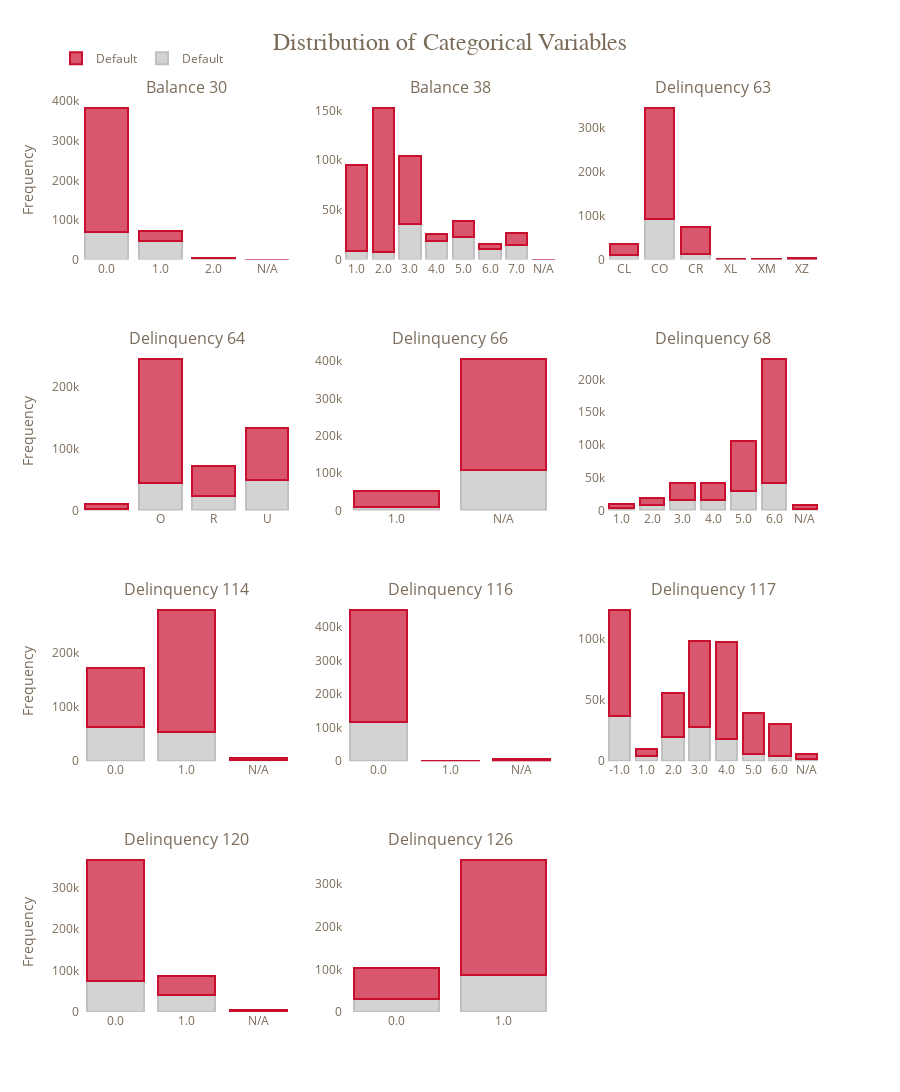

The cell this chart's notebook holds for it:
### Markdown cell above
According to the data description, there are eleven categorical features. We plot histograms for target=0 and target=1. For the features which have missing values, the missing values are represented by the rightmost bar of the histogram.

__Insight:__

Every feature has at most eight categories (including a nan category). One-hot encodings are feasible.
The distributions for target=0 and target=1 differ. This means that every feature might give some information about the target.

### Code cell
pal, color = ['#C8102E', '#C0C0C0'], ['#F2F0EB', '#C0C0C0']
rgb = ['rgba' + str(matplotlib.colors.to_rgba(i,0.7)) for i in pal]

# Creates a subplot grid with 4 rows and 3 columns. 
# The titles of the subplots are taken from the variable cat_cols, excluding its last element. 
fig = make_subplots(
    rows=4,
    cols=3,
    subplot_titles=cat_cols[:-1],
    vertical_spacing=0.1
)

row = 0
c = [1,2,3]*5
plot_df = train[cat_cols]

# Loop to Add Bars to Subplots
# This loop runs through each column in cat_cols
for i, col in enumerate(cat_cols[:-1]):
    if i % 3 == 0:
        row += 1
    
    plot_df[col] = plot_df[col].astype(object).fillna("N/A")
    
    # Grouping by category and target to get counts
    df = plot_df.groupby(col)['Target'].value_counts(dropna=False).rename('count').reset_index()
    
    # Getting total counts per category
    df_total = plot_df[col].value_counts().rename('total').reset_index()
    df_total.columns = [col, 'total']
    
    # Merging to get total counts alongside individual target counts
    df = df.merge(df_total, on=col)
    
    # Calculating percentage
    df['percentage'] = (df['count'] / df['total']) * 100

    all_categories =df[col].unique()
    for target in [1,0]:
        df_target = df[df['Target'] == target].set_index(col)['count'].reindex(all_categories).fillna(0).reset_index()
        df_percentage = df[df['Target'] == target].set_index(col)['percentage'].reindex(all_categories).fillna(0).reset_index()
        df_target[col] = df_target[col].values.astype(str)
        
        hover_text = [f'Value: {cat}<br>Freq: {count}<br>Percentage: {perc:.2f}%' for cat, count, perc in zip(df_target[col], df_target['count'],df_percentage['percentage'])]
    
        # Adds a bar for the target 1 (Default) and another for target 0 (Paid) to the subplots.
        fig.add_trace(
            go.Bar(
                x=df_target[col],
                y=df_target['count'],
                hovertext=hover_text,
                marker_color=rgb[target], 
                marker_line=dict(color=pal[target],width=2),
                name='Default',
                hoverinfo='text',
                showlegend=(True if i==0 else False)
            ),
            row=row, 
            col=c[i]
        )
    
    if i % 3 == 0:
        fig.update_yaxes(title='Frequency', row=row, col=c[i])

large_title_format = "<span style='font-size:24; font-family:Times New Roman'>Distribution of Categorical Variables</span>"
small_title_format = "<br><span style='font-size:14px; font-family:Helvetica'></b></span>"

title_format = {
    'text': large_title_format + small_title_format,
    'xanchor': 'center',  # anchor point
    'x': 0.5  # x-coordinate in fractional coordinates, 0.5 represents the center
}

fig.update_layout(
    legend=dict(orientation="h",yanchor="bottom",y=1.03,xanchor="right",x=0.2),
    barmode='stack',
    height=1500,
    width=900,
    title=title_format,
    font = dict(color = '#7b6b59'),
    plot_bgcolor='#fff'
)

fig.show()

### Figure 1 — Plotly figure (JSON) as saved in the notebook; plotly's stock layout.template omitted (floating-point values rounded to 4 significant figures)
{"data": [{"hoverinfo": "text", "hovertext": ["Value: 0.0<br>Freq: 68855<br>Percentage: 17.97%", "Value: 1.0<br>Freq: 47116<br>Percentage: 66.24%", "Value: 2.0<br>Freq: 2850<br>Percentage: 61.05%", "Value: N/A<br>Freq: 7<br>Percentage: 22.58%"], "marker": {"color": "rgba(0.7529411764705882, 0.7529411764705882, 0.7529411764705882, 0.7)", "line": {"color": "#C0C0C0", "width": 2}}, "name": "Default", "showlegend": true, "type": "bar", "x": ["0.0", "1.0", "2.0", "N/A"], "xaxis": "x", "y": [68855, 47116, 2850, 7], "yaxis": "y"}, {"hoverinfo": "text", "hovertext": ["Value: 0.0<br>Freq: 314232<br>Percentage: 82.03%", "Value: 1.0<br>Freq: 24011<br>Percentage: 33.76%", "Value: 2.0<br>Freq: 1818<br>Percentage: 38.95%", "Value: N/A<br>Freq: 24<br>Percentage: 77.42%"], "marker": {"color": "rgba(0.7843137254901961, 0.06274509803921569, 0.1803921568627451, 0.7)", "line": {"color": "#C8102E", "width": 2}}, "name": "Default", "showlegend": true, "type": "bar", "x": ["0.0", "1.0", "2.0", "N/A"], "xaxis": "x", "y": [314232, 24011, 1818, 24], "yaxis": "y"}, {"hoverinfo": "text", "hovertext": ["Value: 1.0<br>Freq: 8596<br>Percentage: 9.02%", "Value: 2.0<br>Freq: 7855<br>Percentage: 5.15%", "Value: 3.0<br>Freq: 36008<br>Percentage: 34.54%", "Value: 4.0<br>Freq: 18658<br>Percentage: 72.04%", "Value: 5.0<br>Freq: 22452<br>Percentage: 58.19%", "Value: 6.0<br>Freq: 10708<br>Percentage: 67.51%", "Value: 7.0<br>Freq: 14544<br>Percentage: 54.95%", "Value: N/A<br>Freq: 7<br>Percentage: 22.58%"], "marker": {"color": "rgba(0.7529411764705882, 0.7529411764705882, 0.7529411764705882, 0.7)", "line": {"color": "#C0C0C0", "width": 2}}, "name": "Default", "showlegend": false, "type": "bar", "x": ["1.0", "2.0", "3.0", "4.0", "5.0", "6.0", "7.0", "N/A"], "xaxis": "x2", "y": [8596, 7855, 36008, 18658, 22452, 10708, 14544, 7], "yaxis": "y2"}, {"hoverinfo": "text", "hovertext": ["Value: 1.0<br>Freq: 86676<br>Percentage: 90.98%", "Value: 2.0<br>Freq: 144700<br>Percentage: 94.85%", "Value: 3.0<br>Freq: 68234<br>Percentage: 65.46%", "Value: 4.0<br>Freq: 7243<br>Percentage: 27.96%", "Value: 5.0<br>Freq: 16129<br>Percentage: 41.81%", "Value: 6.0<br>Freq: 5154<br>Percentage: 32.49%", "Value: 7.0<br>Freq: 11925<br>Percentage: 45.05%", "Value: N/A<br>Freq: 24<br>Percentage: 77.42%"], "marker": {"color": "rgba(0.7843137254901961, 0.06274509803921569, 0.1803921568627451, 0.7)", "line": {"color": "#C8102E", "width": 2}}, "name": "Default", "showlegend": false, "type": "bar", "x": ["1.0", "2.0", "3.0", "4.0", "5.0", "6.0", "7.0", "N/A"], "xaxis": "x2", "y": [86676, 144700, 68234, 7243, 16129, 5154, 11925, 24], "yaxis": "y2"}, {"hoverinfo": "text", "hovertext": ["Value: CL<br>Freq: 11035<br>Percentage: 31.29%", "Value: CO<br>Freq: 93404<br>Percentage: 27.08%", "Value: CR<br>Freq: 12827<br>Percentage: 17.53%", "Value: XL<br>Freq: 363<br>Percentage: 44.93%", "Value: XM<br>Freq: 449<br>Percentage: 29.87%", "Value: XZ<br>Freq: 750<br>Percentage: 22.98%"], "marker": {"color": "rgba(0.7529411764705882, 0.7529411764705882, 0.7529411764705882, 0.7)", "line": {"color": "#C0C0C0", "width": 2}}, "name": "Default", "showlegend": false, "type": "bar", "x": ["CL", "CO", "CR", "XL", "XM", "XZ"], "xaxis": "x3", "y": [11035, 93404, 12827, 363, 449, 750], "yaxis": "y3"}, {"hoverinfo": "text", "hovertext": ["Value: CL<br>Freq: 24236<br>Percentage: 68.71%", "Value: CO<br>Freq: 251486<br>Percentage: 72.92%", "Value: CR<br>Freq: 60351<br>Percentage: 82.47%", "Value: XL<br>Freq: 445<br>Percentage: 55.07%", "Value: XM<br>Freq: 1054<br>Percentage: 70.13%", "Value: XZ<br>Freq: 2513<br>Percentage: 77.02%"], "marker": {"color": "rgba(0.7843137254901961, 0.06274509803921569, 0.1803921568627451, 0.7)", "line": {"color": "#C8102E", "width": 2}}, "name": "Default", "showlegend": false, "type": "bar", "x": ["CL", "CO", "CR", "XL", "XM", "XZ"], "xaxis": "x3", "y": [24236, 251486, 60351, 445, 1054, 2513], "yaxis": "y3"}, {"hoverinfo": "text", "hovertext": ["Value: <br>Freq: 2963<br>Percentage: 29.52%", "Value: O<br>Freq: 43647<br>Percentage: 17.84%", "Value: R<br>Freq: 23920<br>Percentage: 33.44%", "Value: U<br>Freq: 48298<br>Percentage: 36.39%"], "marker": {"color": "rgba(0.7529411764705882, 0.7529411764705882, 0.7529411764705882, 0.7)", "line": {"color": "#C0C0C0", "width": 2}}, "name": "Default", "showlegend": false, "type": "bar", "x": ["", "O", "R", "U"], "xaxis": "x4", "y": [2963, 43647, 23920, 48298], "yaxis": "y4"}, {"hoverinfo": "text", "hovertext": ["Value: <br>Freq: 7074<br>Percentage: 70.48%", "Value: O<br>Freq: 200975<br>Percentage: 82.16%", "Value: R<br>Freq: 47612<br>Percentage: 66.56%", "Value: U<br>Freq: 84424<br>Percentage: 63.61%"], "marker": {"color": "rgba(0.7843137254901961, 0.06274509803921569, 0.1803921568627451, 0.7)", "line": {"color": "#C8102E", "width": 2}}, "name": "Default", "showlegend": false, "type": "bar", "x": ["", "O", "R", "U"], "xaxis": "x4", "y": [7074, 200975, 47612, 84424], "yaxis": "y4"}, {"hoverinfo": "text", "hovertext": ["Value: 1.0<br>Freq: 10208<br>Percentage: 19.41%", "Value: N/A<br>Freq: 108620<br>Percentage: 26.73%"], "marker": {"color": "rgba(0.7529411764705882, 0.7529411764705882, 0.7529411764705882, 0.7)", "line": {"color": "#C0C0C0", "width": 2}}, "name": "Default", "showlegend": false, "type": "bar", "x": ["1.0", "N/A"], "xaxis": "x5", "y": [10208, 108620], "yaxis": "y5"}, {"hoverinfo": "text", "hovertext": ["Value: 1.0<br>Freq: 42374<br>Percentage: 80.59%", "Value: N/A<br>Freq: 297711<br>Percentage: 73.27%"], "marker": {"color": "rgba(0.7843137254901961, 0.06274509803921569, 0.1803921568627451, 0.7)", "line": {"color": "#C8102E", "width": 2}}, "name": "Default", "showlegend": false, "type": "bar", "x": ["1.0", "N/A"], "xaxis": "x5", "y": [42374, 297711], "yaxis": "y5"}, {"hoverinfo": "text", "hovertext": ["Value: 1.0<br>Freq: 4366<br>Percentage: 42.71%", "Value: 2.0<br>Freq: 7971<br>Percentage: 41.26%", "Value: 3.0<br>Freq: 16414<br>Percentage: 39.18%", "Value: 4.0<br>Freq: 15149<br>Percentage: 36.58%", "Value: 5.0<br>Freq: 29677<br>Percentage: 28.13%", "Value: 6.0<br>Freq: 42535<br>Percentage: 18.37%", "Value: N/A<br>Freq: 2716<br>Percentage: 30.14%"], "marker": {"color": "rgba(0.7529411764705882, 0.7529411764705882, 0.7529411764705882, 0.7)", "line": {"color": "#C0C0C0", "width": 2}}, "name": "Default", "showlegend": false, "type": "bar", "x": ["1.0", "2.0", "3.0", "4.0", "5.0", "6.0", "N/A"], "xaxis": "x6", "y": [4366, 7971, 16414, 15149, 29677, 42535, 2716], "yaxis": "y6"}, {"hoverinfo": "text", "hovertext": ["Value: 1.0<br>Freq: 5857<br>Percentage: 57.29%", "Value: 2.0<br>Freq: 11347<br>Percentage: 58.74%", "Value: 3.0<br>Freq: 25484<br>Percentage: 60.82%", "Value: 4.0<br>Freq: 26261<br>Percentage: 63.42%", "Value: 5.0<br>Freq: 75840<br>Percentage: 71.87%", "Value: 6.0<br>Freq: 189000<br>Percentage: 81.63%", "Value: N/A<br>Freq: 6296<br>Percentage: 69.86%"], "marker": {"color": "rgba(0.7843137254901961, 0.06274509803921569, 0.1803921568627451, 0.7)", "line": {"color": "#C8102E", "width": 2}}, "name": "Default", "showlegend": false, "type": "bar", "x": ["1.0", "2.0", "3.0", "4.0", "5.0", "6.0", "N/A"], "xaxis": "x6", "y": [5857, 11347, 25484, 26261, 75840, 189000, 6296], "yaxis": "y6"}, {"hoverinfo": "text", "hovertext": ["Value: 0.0<br>Freq: 63250<br>Percentage: 36.60%", "Value: 1.0<br>Freq: 53755<br>Percentage: 19.19%", "Value: N/A<br>Freq: 1823<br>Percentage: 30.30%"], "marker": {"color": "rgba(0.7529411764705882, 0.7529411764705882, 0.7529411764705882, 0.7)", "line": {"color": "#C0C0C0", "width": 2}}, "name": "Default", "showlegend": false, "type": "bar", "x": ["0.0", "1.0", "N/A"], "xaxis": "x7", "y": [63250, 53755, 1823], "yaxis": "y7"}, {"hoverinfo": "text", "hovertext": ["Value: 0.0<br>Freq: 109581<br>Percentage: 63.40%", "Value: 1.0<br>Freq: 226310<br>Percentage: 80.81%", "Value: N/A<br>Freq: 4194<br>Percentage: 69.70%"], "marker": {"color": "rgba(0.7843137254901961, 0.06274509803921569, 0.1803921568627451, 0.7)", "line": {"color": "#C8102E", "width": 2}}, "name": "Default", "showlegend": false, "type": "bar", "x": ["0.0", "1.0", "N/A"], "xaxis": "x7", "y": [109581, 226310, 4194], "yaxis": "y7"}, {"hoverinfo": "text", "hovertext": ["Value: 0.0<br>Freq: 116063<br>Percentage: 25.70%", "Value: 1.0<br>Freq: 942<br>Percentage: 70.72%", "Value: N/A<br>Freq: 1823<br>Percentage: 30.30%"], "marker": {"color": "rgba(0.7529411764705882, 0.7529411764705882, 0.7529411764705882, 0.7)", "line": {"color": "#C0C0C0", "width": 2}}, "name": "Default", "showlegend": false, "type": "bar", "x": ["0.0", "1.0", "N/A"], "xaxis": "x8", "y": [116063, 942, 1823], "yaxis": "y8"}, {"hoverinfo": "text", "hovertext": ["Value: 0.0<br>Freq: 335501<br>Percentage: 74.30%", "Value: 1.0<br>Freq: 390<br>Percentage: 29.28%", "Value: N/A<br>Freq: 4194<br>Percentage: 69.70%"], "marker": {"color": "rgba(0.7843137254901961, 0.06274509803921569, 0.1803921568627451, 0.7)", "line": {"color": "#C8102E", "width": 2}}, "name": "Default", "showlegend": false, "type": "bar", "x": ["0.0", "1.0", "N/A"], "xaxis": "x8", "y": [335501, 390, 4194], "yaxis": "y8"}, {"hoverinfo": "text", "hovertext": ["Value: -1.0<br>Freq: 36742<br>Percentage: 29.74%", "Value: 1.0<br>Freq: 4540<br>Percentage: 46.64%", "Value: 2.0<br>Freq: 19882<br>Percentage: 36.00%", "Value: 3.0<br>Freq: 28075<br>Percentage: 28.69%", "Value: 4.0<br>Freq: 17835<br>Percentage: 18.43%", "Value: 5.0<br>Freq: 5564<br>Percentage: 14.14%", "Value: 6.0<br>Freq: 4367<br>Percentage: 14.36%", "Value: N/A<br>Freq: 1823<br>Percentage: 30.30%"], "marker": {"color": "rgba(0.7529411764705882, 0.7529411764705882, 0.7529411764705882, 0.7)", "line": {"color": "#C0C0C0", "width": 2}}, "name": "Default", "showlegend": false, "type": "bar", "x": ["-1.0", "1.0", "2.0", "3.0", "4.0", "5.0", "6.0", "N/A"], "xaxis": "x9", "y": [36742, 4540, 19882, 28075, 17835, 5564, 4367, 1823], "yaxis": "y9"}, {"hoverinfo": "text", "hovertext": ["Value: -1.0<br>Freq: 86797<br>Percentage: 70.26%", "Value: 1.0<br>Freq: 5194<br>Percentage: 53.36%", "Value: 2.0<br>Freq: 35342<br>Percentage: 64.00%", "Value: 3.0<br>Freq: 69778<br>Percentage: 71.31%", "Value: 4.0<br>Freq: 78946<br>Percentage: 81.57%", "Value: 5.0<br>Freq: 33789<br>Percentage: 85.86%", "Value: 6.0<br>Freq: 26045<br>Percentage: 85.64%", "Value: N/A<br>Freq: 4194<br>Percentage: 69.70%"], "marker": {"color": "rgba(0.7843137254901961, 0.06274509803921569, 0.1803921568627451, 0.7)", "line": {"color": "#C8102E", "width": 2}}, "name": "Default", "showlegend": false, "type": "bar", "x": ["-1.0", "1.0", "2.0", "3.0", "4.0", "5.0", "6.0", "N/A"], "xaxis": "x9", "y": [86797, 5194, 35342, 69778, 78946, 33789, 26045, 4194], "yaxis": "y9"}, {"hoverinfo": "text", "hovertext": ["Value: 0.0<br>Freq: 75894<br>Percentage: 20.71%", "Value: 1.0<br>Freq: 41111<br>Percentage: 47.59%", "Value: N/A<br>Freq: 1823<br>Percentage: 30.30%"], "marker": {"color": "rgba(0.7529411764705882, 0.7529411764705882, 0.7529411764705882, 0.7)", "line": {"color": "#C0C0C0", "width": 2}}, "name": "Default", "showlegend": false, "type": "bar", "x": ["0.0", "1.0", "N/A"], "xaxis": "x10", "y": [75894, 41111, 1823], "yaxis": "y10"}, {"hoverinfo": "text", "hovertext": ["Value: 0.0<br>Freq: 290625<br>Percentage: 79.29%", "Value: 1.0<br>Freq: 45266<br>Percentage: 52.41%", "Value: N/A<br>Freq: 4194<br>Percentage: 69.70%"], "marker": {"color": "rgba(0.7843137254901961, 0.06274509803921569, 0.1803921568627451, 0.7)", "line": {"color": "#C8102E", "width": 2}}, "name": "Default", "showlegend": false, "type": "bar", "x": ["0.0", "1.0", "N/A"], "xaxis": "x10", "y": [290625, 45266, 4194], "yaxis": "y10"}, {"hoverinfo": "text", "hovertext": ["Value: 0.0<br>Freq: 31525<br>Percentage: 30.35%", "Value: 1.0<br>Freq: 87303<br>Percentage: 24.59%"], "marker": {"color": "rgba(0.7529411764705882, 0.7529411764705882, 0.7529411764705882, 0.7)", "line": {"color": "#C0C0C0", "width": 2}}, "name": "Default", "showlegend": false, "type": "bar", "x": ["0.0", "1.0"], "xaxis": "x11", "y": [31525, 87303], "yaxis": "y11"}, {"hoverinfo": "text", "hovertext": ["Value: 0.0<br>Freq: 72331<br>Percentage: 69.65%", "Value: 1.0<br>Freq: 267754<br>Percentage: 75.41%"], "marker": {"color": "rgba(0.7843137254901961, 0.06274509803921569, 0.1803921568627451, 0.7)", "line": {"color": "#C8102E", "width": 2}}, "name": "Default", "showlegend": false, "type": "bar", "x": ["0.0", "1.0"], "xaxis": "x11", "y": [72331, 267754], "yaxis": "y11"}], "layout": {"annotations": [{"font": {"size": 16}, "showarrow": false, "text": "Balance 30", "x": 0.1444, "xanchor": "center", "xref": "paper", "y": 1, "yanchor": "bottom", "yref": "paper"}, {"font": {"size": 16}, "showarrow": false, "text": "Balance 38", "x": 0.5, "xanchor": "center", "xref": "paper", "y": 1, "yanchor": "bottom", "yref": "paper"}, {"font": {"size": 16}, "showarrow": false, "text": "Delinquency 63", "x": 0.8556, "xanchor": "center", "xref": "paper", "y": 1, "yanchor": "bottom", "yref": "paper"}, {"font": {"size": 16}, "showarrow": false, "text": "Delinquency 64", "x": 0.1444, "xanchor": "center", "xref": "paper", "y": 0.725, "yanchor": "bottom", "yref": "paper"}, {"font": {"size": 16}, "showarrow": false, "text": "Delinquency 66", "x": 0.5, "xanchor": "center", "xref": "paper", "y": 0.725, "yanchor": "bottom", "yref": "paper"}, {"font": {"size": 16}, "showarrow": false, "text": "Delinquency 68", "x": 0.8556, "xanchor": "center", "xref": "paper", "y": 0.725, "yanchor": "bottom", "yref": "paper"}, {"font": {"size": 16}, "showarrow": false, "text": "Delinquency 114", "x": 0.1444, "xanchor": "center", "xref": "paper", "y": 0.45, "yanchor": "bottom", "yref": "paper"}, {"font": {"size": 16}, "showarrow": false, "text": "Delinquency 116", "x": 0.5, "xanchor": "center", "xref": "paper", "y": 0.45, "yanchor": "bottom", "yref": "paper"}, {"font": {"size": 16}, "showarrow": false, "text": "Delinquency 117", "x": 0.8556, "xanchor": "center", "xref": "paper", "y": 0.45, "yanchor": "bottom", "yref": "paper"}, {"font": {"size": 16}, "showarrow": false, "text": "Delinquency 120", "x": 0.1444, "xanchor": "center", "xref": "paper", "y": 0.175, "yanchor": "bottom", "yref": "paper"}, {"font": {"size": 16}, "showarrow": false, "text": "Delinquency 126", "x": 0.5, "xanchor": "center", "xref": "paper", "y": 0.175, "yanchor": "bottom", "yref": "paper"}], "barmode": "stack", "font": {"color": "#7b6b59"}, "height": 1500, "legend": {"orientation": "h", "x": 0.2, "xanchor": "right", "y": 1.03, "yanchor": "bottom"}, "plot_bgcolor": "#fff", "title": {"text": "<span style='font-size:24; font-family:Times New Roman'>Distribution of Categorical Variables</span><br><span style='font-size:14px; font-family:Helvetica'></b></span>", "x": 0.5, "xanchor": "center"}, "width": 900, "xaxis": {"anchor": "y", "domain": [0, 0.2889]}, "xaxis10": {"anchor": "y10", "domain": [0, 0.2889]}, "xaxis11": {"anchor": "y11", "domain": [0.3556, 0.6444]}, "xaxis12": {"anchor": "y12", "domain": [0.7111, 1]}, "xaxis2": {"anchor": "y2", "domain": [0.3556, 0.6444]}, "xaxis3": {"anchor": "y3", "domain": [0.7111, 1]}, "xaxis4": {"anchor": "y4", "domain": [0, 0.2889]}, "xaxis5": {"anchor": "y5", "domain": [0.3556, 0.6444]}, "xaxis6": {"anchor": "y6", "domain": [0.7111, 1]}, "xaxis7": {"anchor": "y7", "domain": [0, 0.2889]}, "xaxis8": {"anchor": "y8", "domain": [0.3556, 0.6444]}, "xaxis9": {"anchor": "y9", "domain": [0.7111, 1]}, "yaxis": {"anchor": "x", "domain": [0.825, 1], "title": {"text": "Frequency"}}, "yaxis10": {"anchor": "x10", "domain": [0, 0.175], "title": {"text": "Frequency"}}, "yaxis11": {"anchor": "x11", "domain": [0, 0.175]}, "yaxis12": {"anchor": "x12", "domain": [0, 0.175]}, "yaxis2": {"anchor": "x2", "domain": [0.825, 1]}, "yaxis3": {"anchor": "x3", "domain": [0.825, 1]}, "yaxis4": {"anchor": "x4", "domain": [0.55, 0.725], "title": {"text": "Frequency"}}, "yaxis5": {"anchor": "x5", "domain": [0.55, 0.725]}, "yaxis6": {"anchor": "x6", "domain": [0.55, 0.725]}, "yaxis7": {"anchor": "x7", "domain": [0.275, 0.45], "title": {"text": "Frequency"}}, "yaxis8": {"anchor": "x8", "domain": [0.275, 0.45]}, "yaxis9": {"anchor": "x9", "domain": [0.275, 0.45]}}}
